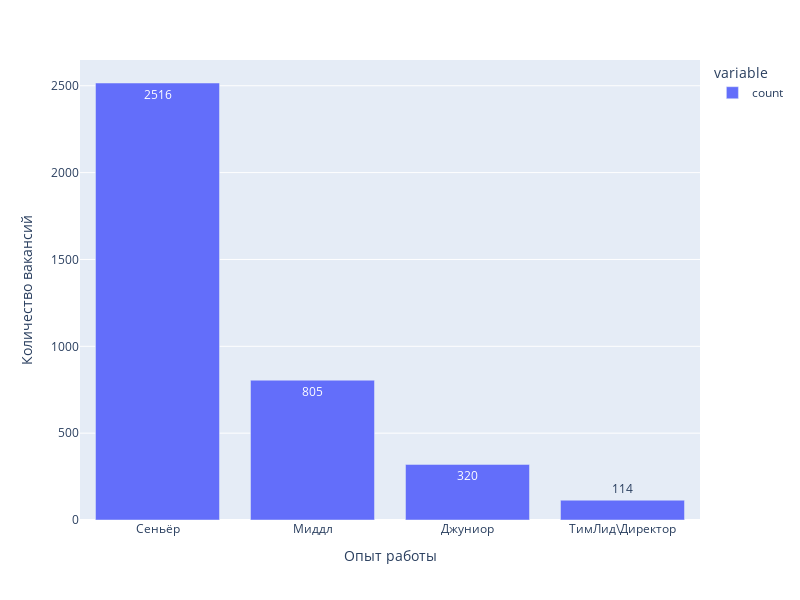

Write notebook code for a chart like this one.
### Code cell
ex_level = df['experience_level'].value_counts()
px.bar(ex_level, text_auto=True, labels={'value':'Количество вакансий', 'experience_level':'Опыт работы'}, width=800, height=600 )

### Figure 1 — Plotly figure (JSON) as saved in the notebook; plotly's stock layout.template omitted (floating-point values rounded to 4 significant figures)
{"data": [{"alignmentgroup": "True", "hovertemplate": "variable=count<br>Опыт работы=%{x}<br>Количество вакансий=%{y}<extra></extra>", "legendgroup": "count", "marker": {"color": "#636efa", "pattern": {"shape": ""}}, "name": "count", "offsetgroup": "count", "orientation": "v", "showlegend": true, "textposition": "auto", "texttemplate": "%{y}", "type": "bar", "x": ["Сеньёр", "Миддл", "Джуниор", "ТимЛид\\Директор"], "xaxis": "x", "y": [2516, 805, 320, 114], "yaxis": "y"}], "layout": {"barmode": "relative", "height": 600, "legend": {"title": {"text": "variable"}, "tracegroupgap": 0}, "margin": {"t": 60}, "width": 800, "xaxis": {"anchor": "y", "domain": [0, 1], "title": {"text": "Опыт работы"}}, "yaxis": {"anchor": "x", "domain": [0, 1], "title": {"text": "Количество вакансий"}}}}
